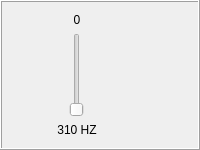
                 <widget class="QFrame" name="frame_3">
                  <property name="frameShape">
                   <enum>QFrame::Box</enum>
                  </property>
                  <property name="frameShadow">
                   <enum>QFrame::Raised</enum>
                  </property>
                  <layout class="QVBoxLayout" name="verticalLayout_5">
                   <item>
                    <layout class="QHBoxLayout" name="horizontalLayout_32">
                     <item>
                      <layout class="QVBoxLayout" name="verticalLayout_31">
                       <item>
                        <widget class="QLabel" name="label_75">
                         <property name="text">
                          <string>0</string>
                         </property>
                         <property name="alignment">
                          <set>Qt::AlignCenter</set>
                         </property>
                        </widget>
                       </item>
                       <item>
                        <layout class="QHBoxLayout" name="horizontalLayout_33">
                         <item>
                          <widget class="QSlider" name="verticalSlider_21">
                           <property name="sizePolicy">
                            <sizepolicy hsizetype="Maximum" vsizetype="Expanding">
                             <horstretch>0</horstretch>
                             <verstretch>0</verstretch>
                            </sizepolicy>
                           </property>
                           <property name="focusPolicy">
                            <enum>Qt::StrongFocus</enum>
                           </property>
                           <property name="layoutDirection">
                            <enum>Qt::LeftToRight</enum>
                           </property>
                           <property name="autoFillBackground">
                            <bool>false</bool>
                           </property>
                           <property name="orientation">
                            <enum>Qt::Vertical</enum>
                           </property>
                          </widget>
                         </item>
                        </layout>
                       </item>
                       <item>
                        <widget class="QLabel" name="label_310_HZ">
                         <property name="text">
                          <string>310 HZ</string>
                         </property>
                         <property name="alignment">
                          <set>Qt::AlignCenter</set>
                         </property>
                        </widget>
                       </item>
                      </layout>
                     </item>
                     <item>
                      <layout class="QVBoxLayout" name="verticalLayout_35">
                       <item>
                        <widget class="QLabel" name="label_77">
                         <property name="maximumSize">
                          <size>
                           <width>40</width>
                           <height>40</height>
                          </size>
                         </property>
                         <property name="text">
                          <string/>
                         </property>
                         <property name="pixmap">
                          <pixmap>instroments_icons/flute.png</pixmap>
                         </property>
                         <property name="scaledContents">
                          <bool>true</bool>
                         </property>
                         <property name="alignment">
                          <set>Qt::AlignCenter</set>
                         </property>
                        </widget>
                       </item>
                       <item>
                        <widget class="QLabel" name="label_78">
                         <property name="maximumSize">
                          <size>
                           <width>40</width>
                           <height>40</height>
                          </size>
                         </property>
                         <property name="text">
                          <string/>
                         </property>
                         <property name="pixmap">
                          <pixmap>instroments_icons/piano.png</pixmap>
                         </property>
                         <property name="scaledContents">
                          <bool>true</bool>
                         </property>
                         <property name="alignment">
                          <set>Qt::AlignCenter</set>
                         </property>
                        </widget>
                       </item>
                       <item>
                        <widget class="QLabel" name="label_79">
                         <property name="maximumSize">
                          <size>
                           <width>40</width>
                           <height>40</height>
                          </size>
                         </property>
                         <property name="text">
                          <string/>
                         </property>
                         <property name="pixmap">
                          <pixmap>instroments_icons/guitar.png</pixmap>
                         </property>
                         <property name="scaledContents">
                          <bool>true</bool>
                         </property>
                         <property name="alignment">
                          <set>Qt::AlignCenter</set>
                         </property>
                        </widget>
                       </item>
                      </layout>
                     </item>
                    </layout>
                   </item>
                  </layout>
                 </widget>
